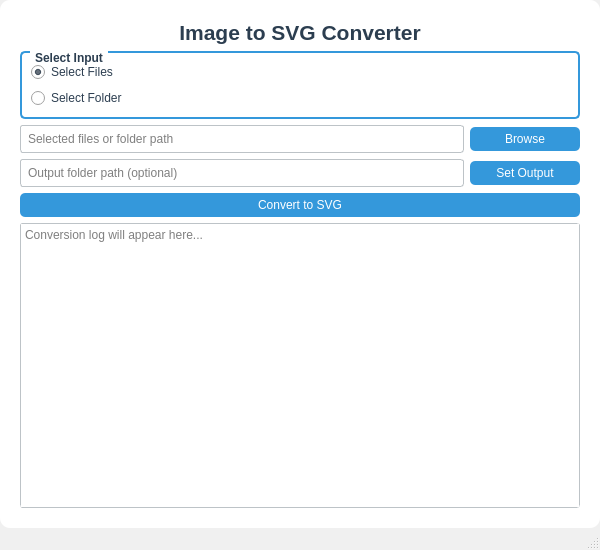
<?xml version="1.0" encoding="UTF-8"?>
<ui version="4.0">
 <class>MainWindow</class>
 <widget class="QMainWindow" name="MainWindow">
  <property name="geometry">
   <rect>
    <x>0</x>
    <y>0</y>
    <width>600</width>
    <height>550</height>
   </rect>
  </property>
  <property name="windowTitle">
   <string>Image to SVG Converter</string>
  </property>
  <property name="styleSheet">
   <string notr="true">QMainWindow {
    background-color: #f0f0f0;
}
QWidget#centralwidget {
    background-color: white;
    border-radius: 10px;
}
QGroupBox {
    border: 2px solid #3498db;
    border-radius: 5px;
    margin-top: 1ex;
    font-weight: bold;
    color: #2c3e50;
}
QGroupBox::title {
    subcontrol-origin: margin;
    left: 10px;
    padding: 0 3px 0 3px;
}
QPushButton {
    background-color: #3498db;
    color: white;
    border-radius: 5px;
    padding: 5px;
    min-width: 100px;
}
QPushButton:hover {
    background-color: #2980b9;
}
QPushButton:disabled {
    background-color: #bdc3c7;
    color: #7f8c8d;
}
QLineEdit {
    border: 1px solid #bdc3c7;
    border-radius: 3px;
    padding: 5px;
}
QTextEdit {
    border: 1px solid #bdc3c7;
    border-radius: 3px;
}
QRadioButton {
    color: #2c3e50;
}
</string>
  </property>
  <widget class="QWidget" name="centralwidget">
   <layout class="QVBoxLayout" name="verticalLayout">
    <property name="margin">
     <number>20</number>
    </property>
    <item>
     <widget class="QLabel" name="titleLabel">
      <property name="font">
       <font>
        <pointsize>16</pointsize>
        <weight>75</weight>
        <bold>true</bold>
       </font>
      </property>
      <property name="styleSheet">
       <string notr="true">color: #2c3e50;</string>
      </property>
      <property name="text">
       <string>Image to SVG Converter</string>
      </property>
      <property name="alignment">
       <set>Qt::AlignCenter</set>
      </property>
     </widget>
    </item>
    <item>
     <widget class="QGroupBox" name="selectionGroupBox">
      <property name="title">
       <string>Select Input</string>
      </property>
      <layout class="QVBoxLayout" name="verticalLayout_2">
       <item>
        <widget class="QRadioButton" name="filesRadioButton">
         <property name="text">
          <string>Select Files</string>
         </property>
         <property name="checked">
          <bool>true</bool>
         </property>
        </widget>
       </item>
       <item>
        <widget class="QRadioButton" name="folderRadioButton">
         <property name="text">
          <string>Select Folder</string>
         </property>
        </widget>
       </item>
      </layout>
     </widget>
    </item>
    <item>
     <layout class="QHBoxLayout" name="horizontalLayout">
      <item>
       <widget class="QLineEdit" name="pathLineEdit">
        <property name="placeholderText">
         <string>Selected files or folder path</string>
        </property>
       </widget>
      </item>
      <item>
       <widget class="QPushButton" name="browseButton">
        <property name="sizePolicy">
         <sizepolicy hsizetype="Minimum" vsizetype="Fixed">
          <horstretch>0</horstretch>
          <verstretch>0</verstretch>
         </sizepolicy>
        </property>
        <property name="text">
         <string>Browse</string>
        </property>
       </widget>
      </item>
     </layout>
    </item>
    <item>
     <layout class="QHBoxLayout" name="horizontalLayout_2">
      <item>
       <widget class="QLineEdit" name="outputPathLineEdit">
        <property name="placeholderText">
         <string>Output folder path (optional)</string>
        </property>
       </widget>
      </item>
      <item>
       <widget class="QPushButton" name="outputBrowseButton">
        <property name="sizePolicy">
         <sizepolicy hsizetype="Minimum" vsizetype="Fixed">
          <horstretch>0</horstretch>
          <verstretch>0</verstretch>
         </sizepolicy>
        </property>
        <property name="text">
         <string>Set Output</string>
        </property>
       </widget>
      </item>
     </layout>
    </item>
    <item>
     <widget class="QPushButton" name="convertButton">
      <property name="text">
       <string>Convert to SVG</string>
      </property>
     </widget>
    </item>
    <item>
     <widget class="QTextEdit" name="logTextEdit">
      <property name="readOnly">
       <bool>true</bool>
      </property>
      <property name="placeholderText">
       <string>Conversion log will appear here...</string>
      </property>
     </widget>
    </item>
   </layout>
  </widget>
  <widget class="QStatusBar" name="statusbar"/>
 </widget>
 <resources/>
 <connections/>
</ui>
